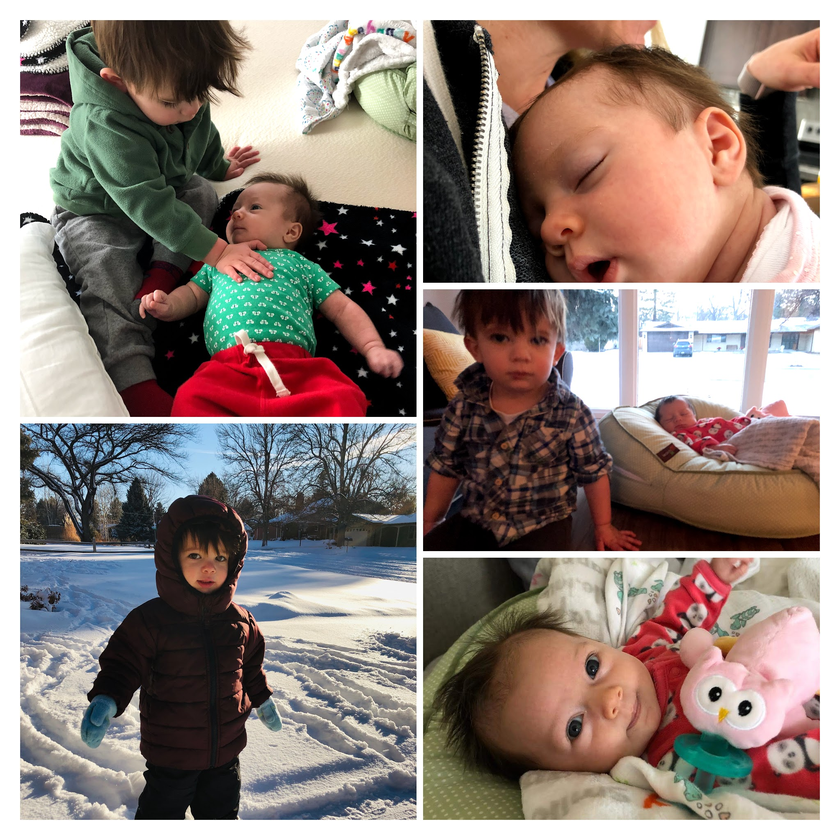
#> input picture TeamRocket/GroundSystem/videos/data.png, 840 x 840 px, shrunk from 2047 x 2047 before the run, given in place of the camera
$ python colorCapture.py
#> lines starting #> are read from the running program, lines starting #| are printed output that depends on the picture; after the words box and inside, x2 and y2 are one past the last pixel; in counts of white or black regions, pixels touching at a corner belong together
# Python program for Detection of a
# specific color(blue here) using OpenCV with Python
import cv2
import numpy as np

# Webcamera no 0 is used to capture the frames
cap = cv2.VideoCapture(0)

# This drives the program into an infinite loop.
while(1):
    # Captures the live stream frame-by-frame
    _, frame = cap.read()
#> frame is the input picture: shape (840, 840, 3); mean B, G, R 121.1, 127.5, 141.9
    # Converts images from BGR to HSV
    hsv = cv2.cvtColor(frame, cv2.COLOR_BGR2HSV)
#> hsv: shape (840, 840, 3); mean H, S, V 44.8, 72.9, 149
    lower_red = np.array([110,50,50])
    upper_red = np.array([130,255,255])

    # Here we are defining range of bluecolor in HSV
    # This creates a mask of blue coloured
    # objects found in the frame.
    mask = cv2.inRange(hsv, lower_red, upper_red)
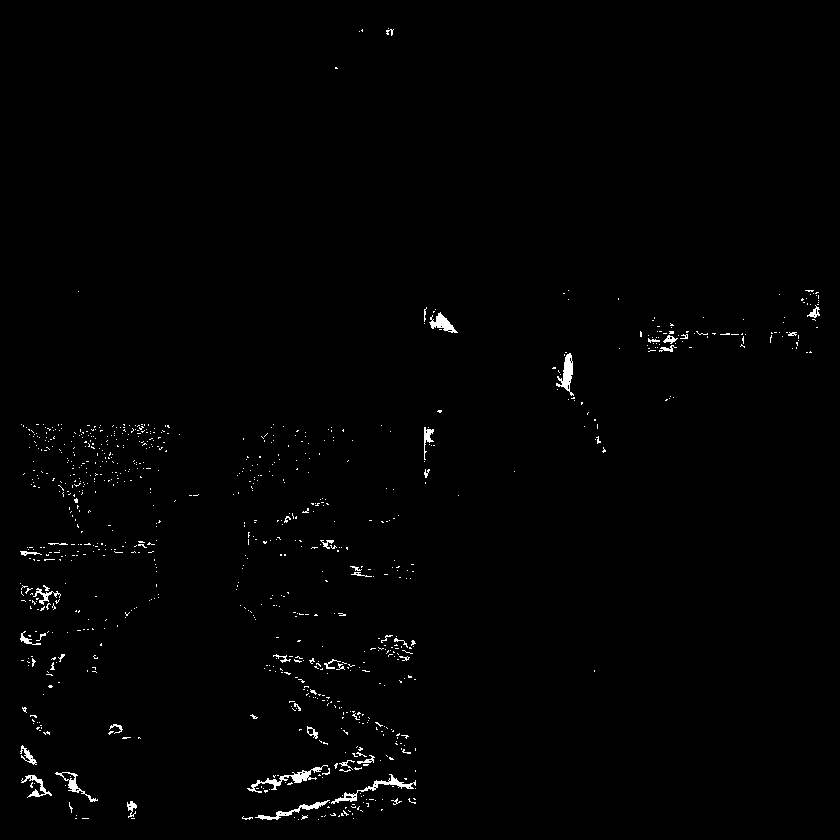
#> mask: shape (840, 840); 0.9% white in thin lines or dots, all inside (x1, y1, x2, y2) = (20, 28, 820, 820)

    # The bitwise and of the frame and mask is done so
    # that only the blue coloured objects are highlighted
    # and stored in res
    res = cv2.bitwise_and(frame,frame, mask= mask)
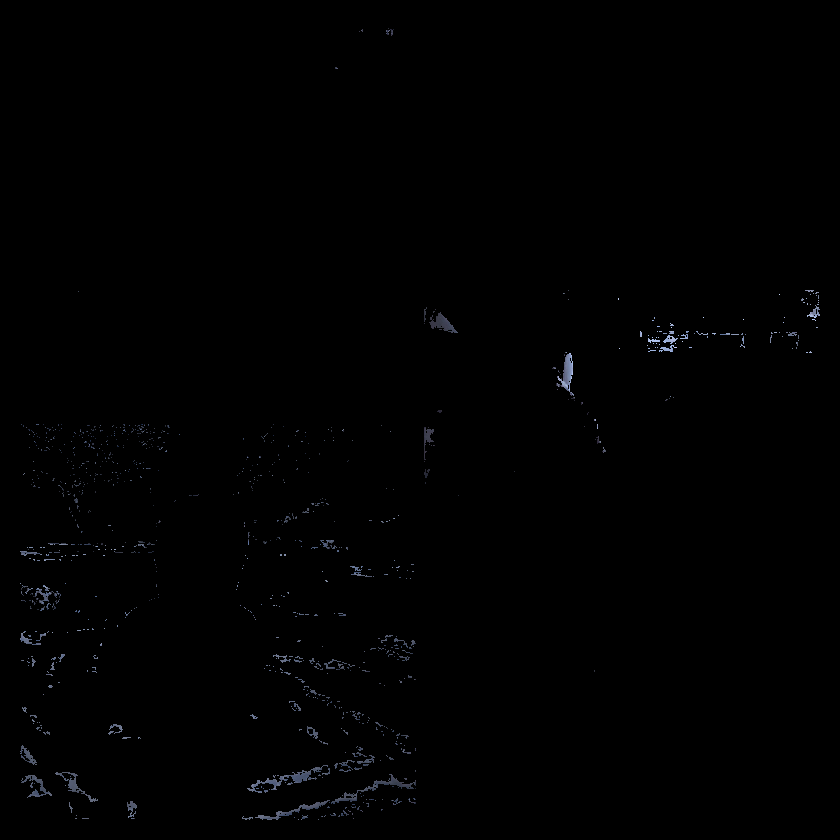
#> res: shape (840, 840, 3); mean B, G, R 1, 0.8, 0.8
    cv2.imshow('frame',frame)
    cv2.imshow('mask',mask)
    cv2.imshow('res',res)

    # This displays the frame, mask
    # and res which we created in 3 separate windows.
    k = cv2.waitKey(5) & 0xFF
#> (key Esc is pressed here)
    if k == 27:
        break

# Destroys all of the HighGUI windows.
cv2.destroyAllWindows()

# release the captured frame
cap.release()
